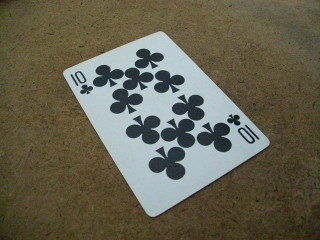
#> input picture PerspectiveCorrection-master/src.jpg, 320 x 240 px
$ python rectification.py
#> lines starting #> are read from the running program, lines starting #| are printed output that depends on the picture; after the words box and inside, x2 and y2 are one past the last pixel; in counts of white or black regions, pixels touching at a corner belong together
import cv2
import numpy as np
import math
import sys

img = cv2.imread('src.jpg')
#> img is the input picture: shape (240, 320, 3); mean B, G, R 80.9, 98.1, 101.9
rows = img.shape[0]
#> rows = 240
cols = img.shape[1]
#> cols = 320
gray = cv2.cvtColor(img,cv2.COLOR_BGR2GRAY)
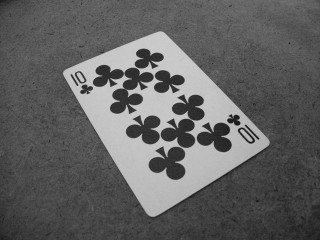
#> gray: shape (240, 320); min 15, max 215, mean 97.3
blur  = cv2.blur(gray, (3, 3))
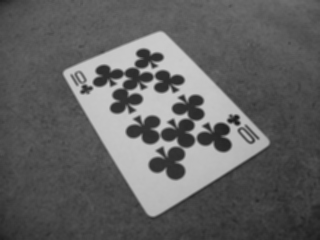
#> blur: shape (240, 320); min 28, max 203, mean 97.3
edges = cv2.Canny(blur, 100, 100, apertureSize = 3)
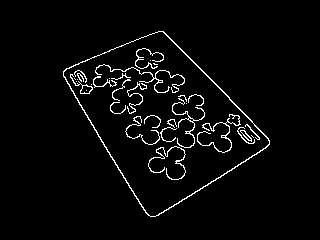
#> edges: shape (240, 320); 3.4% white in thin lines or dots, all inside (x1, y1, x2, y2) = (63, 31, 270, 217)


'''
Compute intersect
'''
# [30 lines left out: functions computeIntersect, cornerNotExists, not called in this run]


'''
Sort corners
'''
# [23 lines left out: function sortCorners, not called in this run]


'''
Find lines
'''
lines = cv2.HoughLinesP(edges, 1, np.pi/180, 70, 30, 10)[0]
#> lines = [[162, 31, 252, 121]]


'''
Expand lines
'''
for i, (x1, y1, x2, y2) in enumerate(lines):
  x1 = float(x1)
  y1 = float(y1)
  x2 = float(x2)
  y2 = float(y2)
  v0 = 0
  if x1 - x2 != 0:
    v1 = round((y1 - y2) / (x1 - x2) * -x1 + y1)
    v2 = cols
    v3 = round((y1 - y2) / (x1 - x2) * (v2 - x2) + y2)
    lines[i] = [v0, v1, v2, v3]
#> this loop made 1 pass
#> (x1, y1, x2, y2, v0, v1, v2, v3) on pass 1: (162, 31, 252, 121, 0, -131, 320, 189)
#> after the loop, lines = [[0, -131, 320, 189]]


'''
Find intersect
'''
corners = []
for i, line1 in enumerate(lines):
  for line2 in lines[i+1:]:
    x, y = computeIntersect(line1, line2)
    if x >= 0 and y >= 0 and cornerNotExists(corners, (x, y)):
      corners.append((x, y))
#> this loop made 1 pass
#> after the loop, corners = []


'''
check it's quadrilateral
'''
#> (the run stopped early here; a loop or call above may not have finished)
